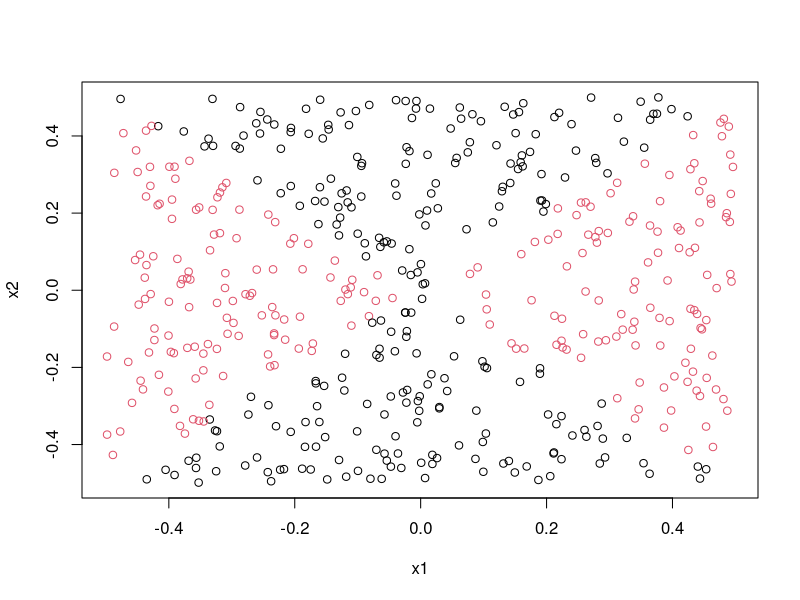
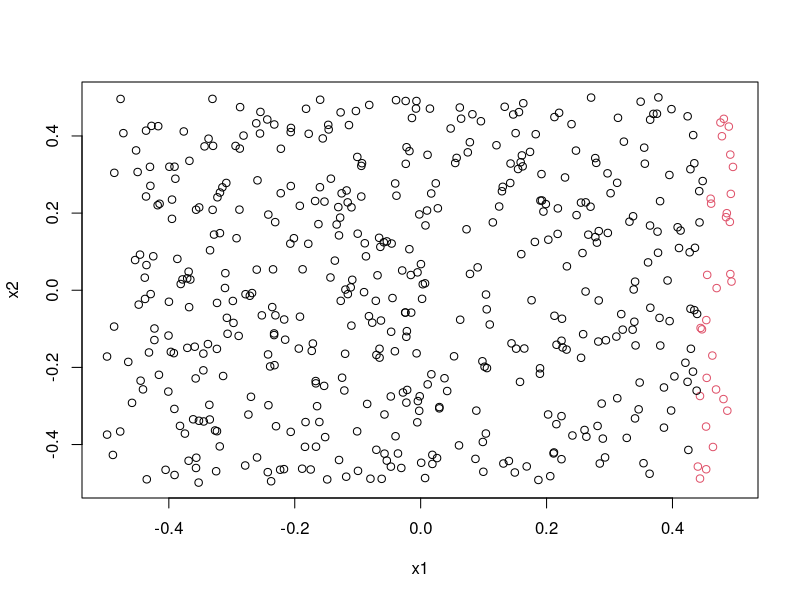
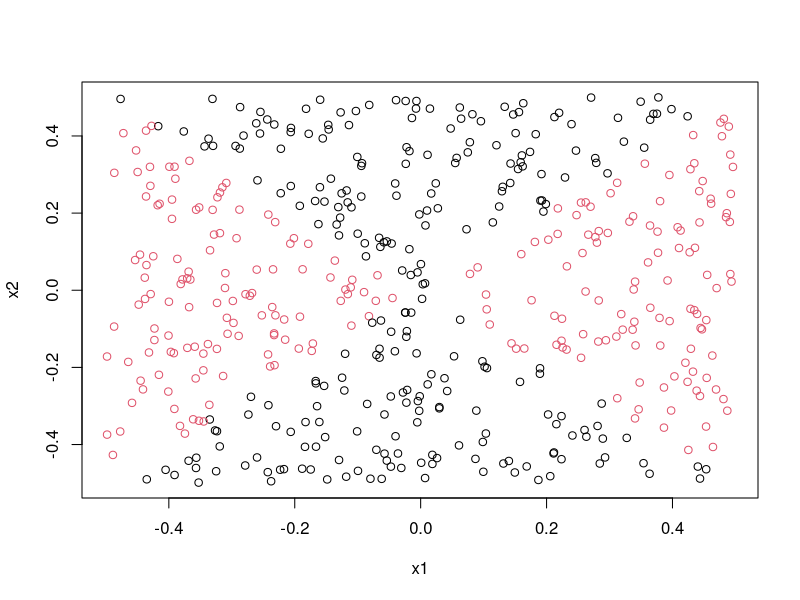
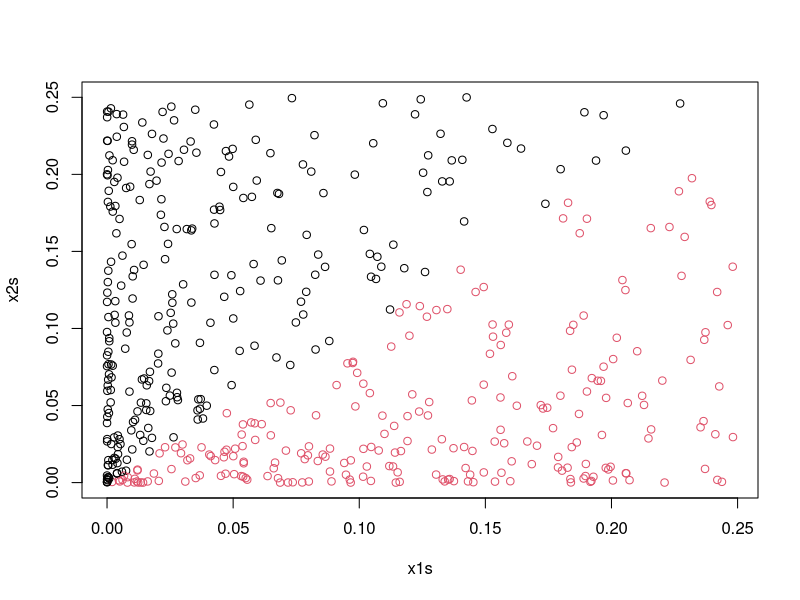

Recreate these plots in R, in order. (Note: this script raises an error after producing the figures.)
library(ggplot2)

set.seed(1)
# Generate data
x1 = runif(500)-0.5
x2 = runif(500)-0.5

#linear function
y = as.factor(1*(x1^2 - x2^2 > 0))
dat = data.frame(x1, x2, y)

plot(x1, x2, col=y)


# Perform Logistic Regression fitting
glm.fit = glm(y~x1+x2, data=dat, family='binomial')
glm.pred <- predict(glm.fit, dat, type="response")
plot(x1, x2, col=(glm.pred>0.5)+1)

# e, f

x1s = x1^2; x2s = x2^2

glm.fit = glm(y~x1s+x2s, data=dat, family='binomial')
glm.pred = predict(glm.fit, dat, type='response')
plot(x1, x2, col=(glm.pred>0.5)+1)
plot(x1s, x2s, col=(glm.pred>0.5)+1)

# g
svm.fit = svm(y~x1+x2, data=dat, kernel='linear', cost=1)
svm.pred = predict(svm.fit, dat)
plot(svm.fit,dat)

# h 
svm.fit = svm(y~x1+x2, data=dat, kernel='polynomial', cost=1, degree=2, gamma=1, coef0=1)
svm.pred = predict(svm.fit, dat)
plot(svm.fit, dat)

tune.out = tune(svm, y~x1+x2, data=dat, kernel='radial',
                ranges=list(cost=c(0.001,0.01,0.1,1,5,10,100), gamma=c(0.25,0.5,1,2,4)))
svm.fit = tune.out$best.model
summary(svm.fit)
plot(svm.fit, dat)
